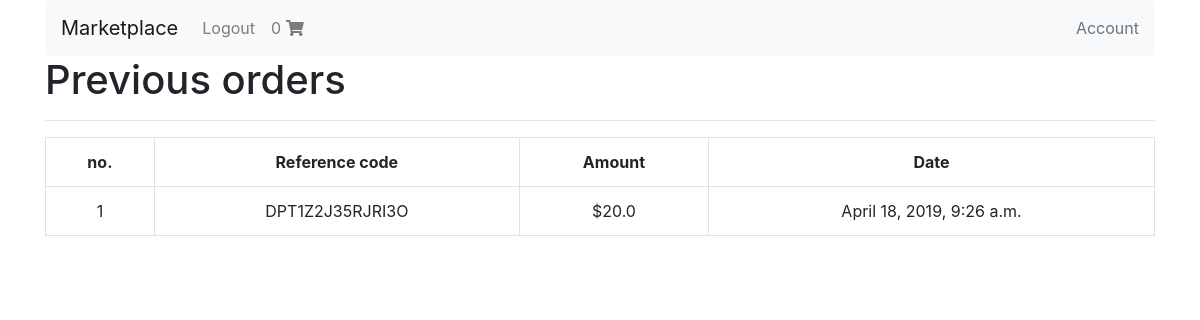
Page /account/profile/ (signed in) on the committed database.
### shopping_cart/models.py (models this page shows, shortened)
class Order(models.Model):
    user = models.ForeignKey(settings.AUTH_USER_MODEL,
                             on_delete=models.CASCADE)
    is_ordered = models.BooleanField(default=False)
    items = models.ManyToManyField(OrderItem)
    ref_code = models.CharField(max_length=50)
    def get_total(self):
        return self.items.all().aggregate(order_total=Sum('book__price'))['order_total']

class Payment(models.Model):
    order = models.ForeignKey(Order, on_delete=models.CASCADE)
    total_amount = models.FloatField()
    date_paid = models.DateTimeField(auto_now_add=True)
    stipe_charge_id = models.CharField(max_length=100)

### core/views.py (the view)
# urls.py: path('account/profile/', profile_view, name='profile'),
def profile_view(request):
    orders = Order.objects.filter(user=request.user, is_ordered=True)
    context = {
        'orders': orders
    }
    return render(request, "profile.html", context)

### shopping_cart/templatetags/cart_template_tags.py (called while the page is built)
@register.filter
def cart_item_count(user):
    if user.is_authenticated:
        qs = Order.objects.filter(user=user, is_ordered=False)
        if qs.exists():
            return qs[0].items.count()
    return 0

### templates/profile.html
{% extends "base.html" %}
{% block content %}
<h1>Previous orders</h1>
<hr />
<table class="table table-hover table-bordered text-center">
    <tr class="text-center">
        <th>no.</th>
        <th>Reference code</th>
        <th>Amount</th>
        <th>Date</th>
    </tr>
    {% for order in orders %}
    <tr>
        <td>{{ forloop.counter }}</td>
        <td>{{ order.ref_code }}</td>
        <td>${{ order.get_total }}</td>
        <td>{{ order.payment_set.first.date_paid }}</td>
    </tr>
    {% empty %}
    <tr>
    <td colspan="4">
        You have not purchased anything
    </td>
    </tr>
    {% endfor %}
</table>
{% endblock content %}

### templates/navbar.html (shortened to what this page needs)
{% load cart_template_tags %}
<nav class="navbar navbar-expand-lg navbar-light bg-light rounded">
<a class="navbar-brand" href="{% url 'books:book-list' %}">Marketplace</a>
<div class="collapse navbar-collapse" id="navbarsExample09">
    <ul class="navbar-nav mr-auto">
    {% if request.user.is_authenticated %}
    <li class="nav-item">
        <a class="nav-link" href="{% url 'account_logout' %}">Logout</a>
    </li>
    <li class="nav-item">
        <a class="nav-link" href="{% url 'cart:order-summary' %}">
        {{ request.user|cart_item_count }}
        <i class="fas fa-shopping-cart"></i>
        </a>
    </li>
    {% endif %}
    </ul>
    <a class="text-muted" href="{% url 'profile' %}">Account</a>
</div>
</nav>

### rows in the picture
Order: ref_code "DPT1Z2J35RJRI3O", get_total "20.0", payment_set.first.date_paid "April 18, 2019, 9:26 a.m."

### other values in the picture
{{ request.user|cart_item_count }} "0"
